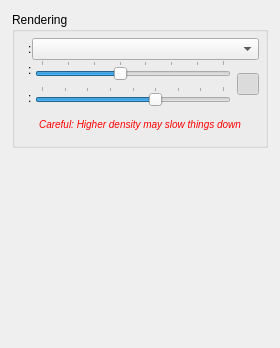
<?xml version="1.0" encoding="UTF-8"?>
<ui version="4.0">
 <class>previews_settings_panel</class>
 <widget class="QWidget" name="previews_settings_panel">
  <property name="geometry">
   <rect>
    <x>0</x>
    <y>0</y>
    <width>280</width>
    <height>348</height>
   </rect>
  </property>
  <property name="sizePolicy">
   <sizepolicy hsizetype="Fixed" vsizetype="Fixed">
    <horstretch>0</horstretch>
    <verstretch>0</verstretch>
   </sizepolicy>
  </property>
  <property name="minimumSize">
   <size>
    <width>280</width>
    <height>0</height>
   </size>
  </property>
  <property name="maximumSize">
   <size>
    <width>280</width>
    <height>348</height>
   </size>
  </property>
  <property name="windowTitle">
   <string>Form</string>
  </property>
  <property name="surfaceRole" stdset="0">
   <string>panel</string>
  </property>
  <layout class="QVBoxLayout" name="verticalLayout">
   <property name="spacing">
    <number>24</number>
   </property>
   <property name="leftMargin">
    <number>12</number>
   </property>
   <property name="topMargin">
    <number>12</number>
   </property>
   <property name="rightMargin">
    <number>12</number>
   </property>
   <property name="bottomMargin">
    <number>12</number>
   </property>
   <item alignment="Qt::AlignmentFlag::AlignTop">
    <widget class="QWidget" name="controller_panel" native="true">
     <layout class="QVBoxLayout" name="verticalLayout_3">
      <property name="spacing">
       <number>0</number>
      </property>
      <property name="leftMargin">
       <number>0</number>
      </property>
      <property name="topMargin">
       <number>0</number>
      </property>
      <property name="rightMargin">
       <number>0</number>
      </property>
      <property name="bottomMargin">
       <number>0</number>
      </property>
      <item>
       <widget class="QGroupBox" name="main_controllers">
        <property name="title">
         <string>Rendering</string>
        </property>
        <layout class="QVBoxLayout" name="verticalLayout_2">
         <property name="spacing">
          <number>0</number>
         </property>
         <property name="leftMargin">
          <number>6</number>
         </property>
         <property name="topMargin">
          <number>6</number>
         </property>
         <property name="rightMargin">
          <number>6</number>
         </property>
         <property name="bottomMargin">
          <number>6</number>
         </property>
         <item>
          <widget class="QWidget" name="panel_thumbnail_container" native="true">
           <property name="sizePolicy">
            <sizepolicy hsizetype="Expanding" vsizetype="Preferred">
             <horstretch>0</horstretch>
             <verstretch>0</verstretch>
            </sizepolicy>
           </property>
           <layout class="QHBoxLayout" name="layout_horizontal_layout_21">
            <property name="spacing">
             <number>0</number>
            </property>
            <property name="leftMargin">
             <number>0</number>
            </property>
            <property name="topMargin">
             <number>0</number>
            </property>
            <property name="rightMargin">
             <number>0</number>
            </property>
            <property name="bottomMargin">
             <number>0</number>
            </property>
            <item>
             <widget class="QLabel" name="label_thumbnails">
              <property name="sizePolicy">
               <sizepolicy hsizetype="Fixed" vsizetype="Preferred">
                <horstretch>0</horstretch>
                <verstretch>0</verstretch>
               </sizepolicy>
              </property>
              <property name="minimumSize">
               <size>
                <width>0</width>
                <height>0</height>
               </size>
              </property>
              <property name="maximumSize">
               <size>
                <width>16777215</width>
                <height>16777215</height>
               </size>
              </property>
              <property name="toolTip">
               <string>thumbnails</string>
              </property>
              <property name="text">
               <string/>
              </property>
              <property name="pixmap">
               <pixmap>../../shared/icons/material/image.svg</pixmap>
              </property>
              <property name="iconSize" stdset="0">
               <number>20</number>
              </property>
              <property name="iconName" stdset="0">
               <string>image</string>
              </property>
             </widget>
            </item>
            <item>
             <widget class="QLabel" name="label_thumbnail_field_separator">
              <property name="sizePolicy">
               <sizepolicy hsizetype="Fixed" vsizetype="Preferred">
                <horstretch>0</horstretch>
                <verstretch>0</verstretch>
               </sizepolicy>
              </property>
              <property name="text">
               <string>:</string>
              </property>
             </widget>
            </item>
            <item>
             <widget class="QComboBox" name="combo_render_options">
              <property name="toolTip">
               <string>Canvas thumbnail source</string>
              </property>
              <property name="sizePolicy">
               <sizepolicy hsizetype="Expanding" vsizetype="Fixed">
                <horstretch>0</horstretch>
                <verstretch>0</verstretch>
               </sizepolicy>
              </property>
             </widget>
            </item>
           </layout>
          </widget>
         </item>
         <item>
          <widget class="QWidget" name="widget" native="true">
           <layout class="QHBoxLayout" name="horizontalLayout_4">
            <property name="spacing">
             <number>6</number>
            </property>
            <property name="leftMargin">
             <number>0</number>
            </property>
            <property name="topMargin">
             <number>0</number>
            </property>
            <property name="rightMargin">
             <number>0</number>
            </property>
            <property name="bottomMargin">
             <number>0</number>
            </property>
            <item>
             <widget class="QWidget" name="slider_container" native="true">
              <layout class="QVBoxLayout" name="verticalLayout_4">
               <property name="spacing">
                <number>6</number>
               </property>
               <property name="leftMargin">
                <number>0</number>
               </property>
               <property name="topMargin">
                <number>0</number>
               </property>
               <property name="rightMargin">
                <number>0</number>
               </property>
               <property name="bottomMargin">
                <number>0</number>
               </property>
               <item>
                <widget class="QWidget" name="slider_elements" native="true">
                 <property name="minimumSize">
                  <size>
                   <width>0</width>
                   <height>0</height>
                  </size>
                 </property>
                 <layout class="QVBoxLayout" name="verticalLayout_8">
                  <property name="spacing">
                   <number>0</number>
                  </property>
                  <property name="leftMargin">
                   <number>0</number>
                  </property>
                  <property name="topMargin">
                   <number>0</number>
                  </property>
                  <property name="rightMargin">
                   <number>0</number>
                  </property>
                  <property name="bottomMargin">
                   <number>0</number>
                  </property>
                  <item>
                   <widget class="QWidget" name="panel_thumbnail_size" native="true">
                    <layout class="QVBoxLayout" name="verticalLayout_5">
                     <property name="leftMargin">
                      <number>0</number>
                     </property>
                     <property name="topMargin">
                      <number>0</number>
                     </property>
                     <property name="rightMargin">
                      <number>0</number>
                     </property>
                     <property name="bottomMargin">
                      <number>0</number>
                     </property>
                     <item>
                      <widget class="QWidget" name="panel_thumbnail_tooltip_size_container_2" native="true">
                       <layout class="QHBoxLayout" name="horizontalLayout_7">
                        <property name="spacing">
                         <number>0</number>
                        </property>
                        <property name="leftMargin">
                         <number>0</number>
                        </property>
                        <property name="topMargin">
                         <number>0</number>
                        </property>
                        <property name="rightMargin">
                         <number>0</number>
                        </property>
                        <property name="bottomMargin">
                         <number>0</number>
                        </property>
                        <item>
                         <widget class="QLabel" name="label_thumbnails_tooltip_size_2">
                          <property name="sizePolicy">
                           <sizepolicy hsizetype="Fixed" vsizetype="Preferred">
                            <horstretch>0</horstretch>
                            <verstretch>0</verstretch>
                           </sizepolicy>
                          </property>
                          <property name="minimumSize">
                           <size>
                            <width>0</width>
                            <height>0</height>
                           </size>
                          </property>
                          <property name="maximumSize">
                           <size>
                            <width>16777215</width>
                            <height>16777215</height>
                           </size>
                          </property>
                          <property name="toolTip">
                           <string>thumbnails</string>
                          </property>
                          <property name="text">
                           <string/>
                          </property>
                          <property name="pixmap">
                           <pixmap>../../shared/icons/material/thumbnail_size.svg</pixmap>
                          </property>
                          <property name="iconSize" stdset="0">
                           <number>20</number>
                          </property>
                          <property name="iconName" stdset="0">
                           <string>thumbnail_size</string>
                          </property>
                         </widget>
                        </item>
                        <item>
                         <widget class="QLabel" name="label_thumbnail_tooltip_size_separator_2">
                          <property name="sizePolicy">
                           <sizepolicy hsizetype="Fixed" vsizetype="Preferred">
                            <horstretch>0</horstretch>
                            <verstretch>0</verstretch>
                           </sizepolicy>
                          </property>
                          <property name="text">
                           <string>: </string>
                          </property>
                         </widget>
                        </item>
                        <item>
                         <widget class="QWidget" name="widget_4" native="true">
                          <property name="minimumSize">
                           <size>
                            <width>0</width>
                            <height>0</height>
                           </size>
                          </property>
                          <layout class="QHBoxLayout" name="horizontalLayout_2">
                           <property name="spacing">
                            <number>6</number>
                           </property>
                           <property name="leftMargin">
                            <number>0</number>
                           </property>
                           <property name="topMargin">
                            <number>0</number>
                           </property>
                           <property name="rightMargin">
                            <number>0</number>
                           </property>
                           <property name="bottomMargin">
                            <number>0</number>
                           </property>
                           <item>
                            <widget class="QSlider" name="slider_preview_thumbnail_size">
                             <property name="toolTip">
                              <string>Canvas preview size</string>
                             </property>
                             <property name="sizePolicy">
                              <sizepolicy hsizetype="Expanding" vsizetype="Fixed">
                               <horstretch>0</horstretch>
                               <verstretch>0</verstretch>
                              </sizepolicy>
                             </property>
                             <property name="minimumSize">
                              <size>
                               <width>0</width>
                               <height>0</height>
                              </size>
                             </property>
                             <property name="maximumSize">
                              <size>
                               <width>16777215</width>
                               <height>16777215</height>
                              </size>
                             </property>
                             <property name="minimum">
                              <number>16</number>
                             </property>
                             <property name="maximum">
                              <number>128</number>
                             </property>
                             <property name="singleStep">
                              <number>16</number>
                             </property>
                             <property name="pageStep">
                              <number>16</number>
                             </property>
                             <property name="value">
                              <number>64</number>
                             </property>
                             <property name="orientation">
                              <enum>Qt::Orientation::Horizontal</enum>
                             </property>
                             <property name="tickPosition">
                              <enum>QSlider::TickPosition::TicksAbove</enum>
                             </property>
                             <property name="tickInterval">
                              <number>16</number>
                             </property>
                            </widget>
                           </item>
                          </layout>
                         </widget>
                        </item>
                       </layout>
                      </widget>
                     </item>
                    </layout>
                   </widget>
                  </item>
                 </layout>
                </widget>
               </item>
               <item>
                <widget class="QWidget" name="panel_density" native="true">
                 <property name="minimumSize">
                  <size>
                   <width>0</width>
                   <height>0</height>
                  </size>
                 </property>
                 <layout class="QHBoxLayout" name="horizontalLayout_3">
                  <property name="spacing">
                   <number>0</number>
                  </property>
                  <property name="leftMargin">
                   <number>0</number>
                  </property>
                  <property name="topMargin">
                   <number>0</number>
                  </property>
                  <property name="rightMargin">
                   <number>0</number>
                  </property>
                  <property name="bottomMargin">
                   <number>0</number>
                  </property>
                  <item>
                   <widget class="QLabel" name="label_thumbnails_tooltip_size_3">
                    <property name="sizePolicy">
                     <sizepolicy hsizetype="Fixed" vsizetype="Preferred">
                      <horstretch>0</horstretch>
                      <verstretch>0</verstretch>
                     </sizepolicy>
                    </property>
                    <property name="minimumSize">
                     <size>
                      <width>0</width>
                      <height>0</height>
                     </size>
                    </property>
                    <property name="maximumSize">
                     <size>
                      <width>16777215</width>
                      <height>16777215</height>
                     </size>
                    </property>
                    <property name="toolTip">
                     <string>rendering density</string>
                    </property>
                    <property name="text">
                     <string/>
                    </property>
                    <property name="pixmap">
                     <pixmap>../../shared/icons/material/density.svg</pixmap>
                    </property>
                    <property name="iconSize" stdset="0">
                     <number>20</number>
                    </property>
                    <property name="iconName" stdset="0">
                     <string>density</string>
                    </property>
                   </widget>
                  </item>
                  <item>
                   <widget class="QLabel" name="label_thumbnail_tooltip_size_separator_3">
                    <property name="sizePolicy">
                     <sizepolicy hsizetype="Fixed" vsizetype="Preferred">
                      <horstretch>0</horstretch>
                      <verstretch>0</verstretch>
                     </sizepolicy>
                    </property>
                    <property name="text">
                     <string>: </string>
                    </property>
                   </widget>
                  </item>
                  <item>
                   <widget class="QWidget" name="density_slider_container" native="true">
                    <property name="autoFillBackground">
                     <bool>false</bool>
                    </property>
                    <layout class="QHBoxLayout" name="horizontalLayout_5">
                     <property name="spacing">
                      <number>6</number>
                     </property>
                     <property name="leftMargin">
                      <number>0</number>
                     </property>
                     <property name="topMargin">
                      <number>0</number>
                     </property>
                     <property name="rightMargin">
                      <number>0</number>
                     </property>
                     <property name="bottomMargin">
                      <number>0</number>
                     </property>
                     <item>
                      <widget class="QWidget" name="color_indicator_widget" native="true">
                       <property name="sizePolicy">
                        <sizepolicy hsizetype="Preferred" vsizetype="Fixed">
                         <horstretch>0</horstretch>
                         <verstretch>0</verstretch>
                        </sizepolicy>
                       </property>
                       <property name="maximumSize">
                        <size>
                         <width>16777215</width>
                         <height>16777215</height>
                        </size>
                       </property>
                       <layout class="QVBoxLayout" name="verticalLayout_6">
                        <property name="spacing">
                         <number>0</number>
                        </property>
                        <property name="leftMargin">
                         <number>0</number>
                        </property>
                        <property name="topMargin">
                         <number>0</number>
                        </property>
                        <property name="rightMargin">
                         <number>0</number>
                        </property>
                        <property name="bottomMargin">
                         <number>0</number>
                        </property>
                        <item>
                         <widget class="QWidget" name="widget_5" native="true">
                          <property name="minimumSize">
                           <size>
                            <width>0</width>
                            <height>0</height>
                           </size>
                          </property>
                          <layout class="QVBoxLayout" name="verticalLayout_7">
                           <property name="spacing">
                            <number>0</number>
                           </property>
                           <property name="leftMargin">
                            <number>0</number>
                           </property>
                           <property name="topMargin">
                            <number>0</number>
                           </property>
                           <property name="rightMargin">
                            <number>0</number>
                           </property>
                           <property name="bottomMargin">
                            <number>0</number>
                           </property>
                           <item>
                            <widget class="QSlider" name="slider_preview_thumbnail_density">
                             <property name="toolTip">
                              <string>Maximum visible previews</string>
                             </property>
                             <property name="sizePolicy">
                              <sizepolicy hsizetype="Expanding" vsizetype="Fixed">
                               <horstretch>0</horstretch>
                               <verstretch>0</verstretch>
                              </sizepolicy>
                             </property>
                             <property name="minimumSize">
                              <size>
                               <width>0</width>
                               <height>0</height>
                              </size>
                             </property>
                             <property name="maximumSize">
                              <size>
                               <width>16777215</width>
                               <height>16777215</height>
                              </size>
                             </property>
                             <property name="maximum">
                              <number>8</number>
                             </property>
                             <property name="singleStep">
                              <number>1</number>
                             </property>
                             <property name="pageStep">
                              <number>1</number>
                             </property>
                             <property name="value">
                              <number>5</number>
                             </property>
                             <property name="orientation">
                              <enum>Qt::Orientation::Horizontal</enum>
                             </property>
                             <property name="tickPosition">
                              <enum>QSlider::TickPosition::TicksAbove</enum>
                             </property>
                             <property name="tickInterval">
                              <number>1</number>
                             </property>
                            </widget>
                           </item>
                           <item>
                            <widget class="QWidget" name="widget_6" native="true">
                             <property name="sizePolicy">
                              <sizepolicy hsizetype="Preferred" vsizetype="Fixed">
                               <horstretch>0</horstretch>
                               <verstretch>0</verstretch>
                              </sizepolicy>
                             </property>
                             <property name="minimumSize">
                              <size>
                               <width>0</width>
                               <height>3</height>
                              </size>
                             </property>
                             <property name="maximumSize">
                              <size>
                               <width>16777215</width>
                               <height>16777215</height>
                              </size>
                             </property>
                             <property name="styleSheet">
                              <string notr="true">background: qlineargradient(
        x1:0, y1:0, x2:1, y2:0,
        stop:0.00 rgba(0, 192, 0, 96),
        stop:0.50 rgba(85, 208, 0, 96),
        stop:0.67 rgba(255, 255, 0, 96),
        stop:0.83 rgba(255, 128, 0, 96),
        stop:1.00 rgba(208, 0, 0, 96)
   );</string>
                             </property>
                            </widget>
                           </item>
                          </layout>
                         </widget>
                        </item>
                       </layout>
                      </widget>
                     </item>
                    </layout>
                   </widget>
                  </item>
                 </layout>
                </widget>
               </item>
              </layout>
             </widget>
            </item>
            <item>
             <widget class="QToolButton" name="button_auto_density">
              <property name="sizePolicy">
               <sizepolicy hsizetype="Fixed" vsizetype="Fixed">
                <horstretch>0</horstretch>
                <verstretch>0</verstretch>
               </sizepolicy>
              </property>
              <property name="maximumSize">
               <size>
                <width>22</width>
                <height>22</height>
               </size>
              </property>
              <property name="toolTip">
               <string>automatic</string>
              </property>
              <property name="text">
               <string/>
              </property>
              <property name="icon">
               <iconset>
                <normaloff>../../shared/icons/material/link.svg</normaloff>../../shared/icons/material/link.svg</iconset>
              </property>
              <property name="checkable">
               <bool>true</bool>
              </property>
              <property name="checked">
               <bool>true</bool>
              </property>
              <property name="iconName" stdset="0">
               <string>link</string>
              </property>
             </widget>
            </item>
           </layout>
          </widget>
         </item>
         <item alignment="Qt::AlignmentFlag::AlignTop">
          <widget class="QWidget" name="panel_warning_reserved" native="true">
           <property name="sizePolicy">
            <sizepolicy hsizetype="Expanding" vsizetype="Fixed">
             <horstretch>0</horstretch>
             <verstretch>0</verstretch>
            </sizepolicy>
           </property>
           <property name="minimumSize">
            <size>
             <width>0</width>
             <height>0</height>
            </size>
           </property>
           <property name="maximumSize">
            <size>
             <width>16777215</width>
             <height>36</height>
            </size>
           </property>
           <layout class="QHBoxLayout" name="horizontalLayout_8">
            <property name="spacing">
             <number>0</number>
            </property>
            <property name="leftMargin">
             <number>0</number>
            </property>
            <property name="topMargin">
             <number>0</number>
            </property>
            <property name="rightMargin">
             <number>0</number>
            </property>
            <property name="bottomMargin">
             <number>0</number>
            </property>
            <item alignment="Qt::AlignmentFlag::AlignTop">
             <widget class="QLabel" name="label_warning">
              <property name="enabled">
               <bool>true</bool>
              </property>
              <property name="sizePolicy">
               <sizepolicy hsizetype="Expanding" vsizetype="Fixed">
                <horstretch>0</horstretch>
                <verstretch>0</verstretch>
               </sizepolicy>
              </property>
              <property name="minimumSize">
               <size>
                <width>0</width>
                <height>30</height>
               </size>
              </property>
              <property name="maximumSize">
               <size>
                <width>246</width>
                <height>30</height>
               </size>
              </property>
              <property name="autoFillBackground">
               <bool>false</bool>
              </property>
              <property name="styleSheet">
               <string notr="true">font: italic; font-size:10px; color: red;</string>
              </property>
              <property name="text">
               <string>Careful: Higher density may slow things down</string>
              </property>
              <property name="scaledContents">
               <bool>false</bool>
              </property>
              <property name="alignment">
               <set>Qt::AlignmentFlag::AlignCenter</set>
              </property>
              <property name="wordWrap">
               <bool>true</bool>
              </property>
             </widget>
            </item>
           </layout>
          </widget>
         </item>
        </layout>
       </widget>
      </item>
     </layout>
    </widget>
   </item>
  </layout>
 </widget>
 <resources/>
 <connections/>
</ui>
